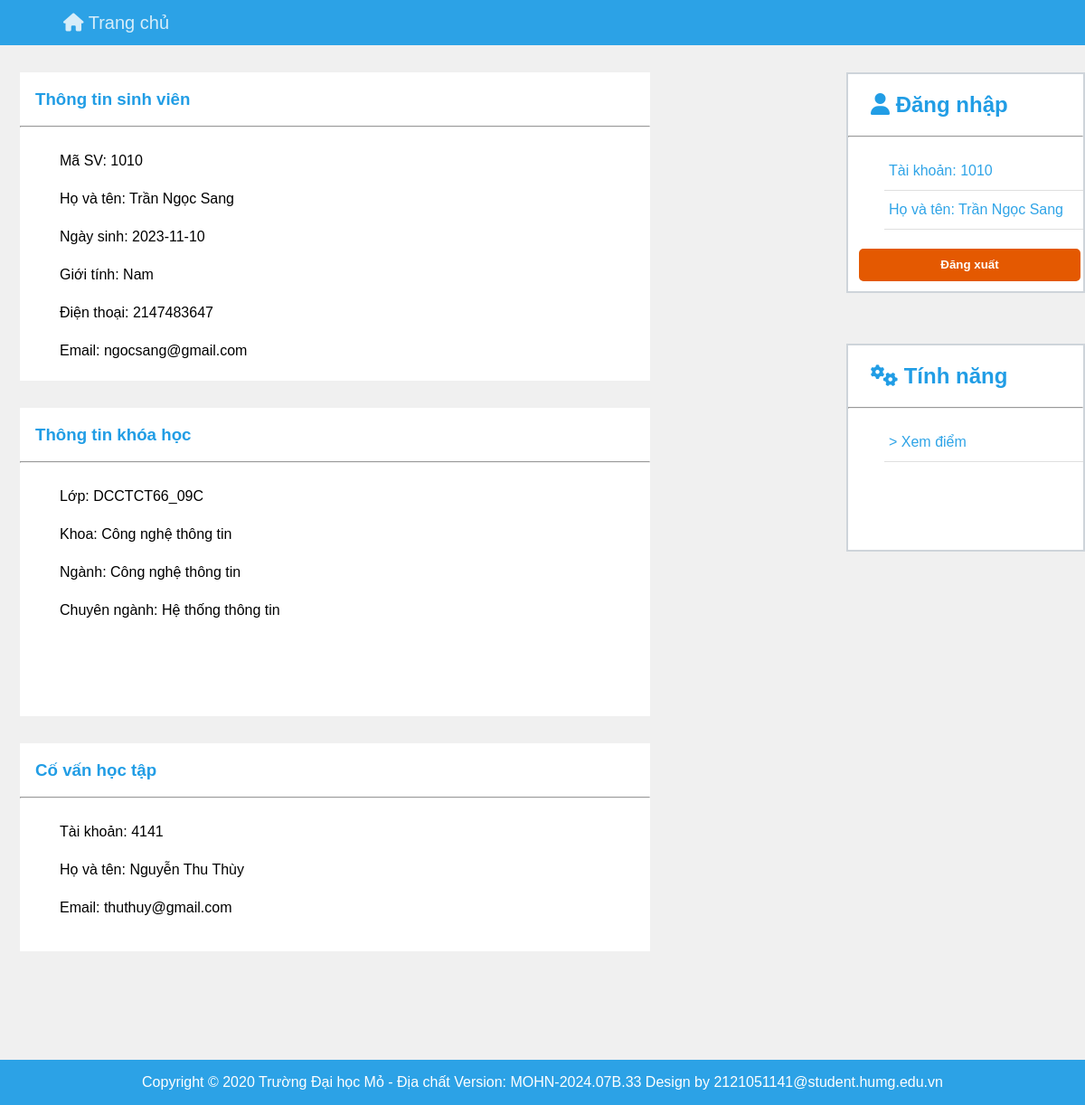
Screenshot of /web/student/home_student.php (signed in) with the database file from the repository.
### tables this page shows
CREATE TABLE `sinh_vien` (
  `msv` int(10) NOT NULL,
  `ma_lop` varchar(15) DEFAULT NULL,
  `ho_dem` varchar(50) NOT NULL,
  `ten` varchar(50) NOT NULL,
  `sdt` int(10) NOT NULL,
  `email` varchar(50) NOT NULL,
  `mat_khau` varchar(50) NOT NULL,
  `ngay_sinh` date NOT NULL,
  `gioi_tinh` varchar(10) NOT NULL
);

CREATE TABLE `khoa` (
  `ma_khoa` varchar(10) NOT NULL,
  `ten_khoa` varchar(50) NOT NULL
);

CREATE TABLE `nganh` (
  `ma_nganh` varchar(10) NOT NULL,
  `ma_khoa` varchar(10) DEFAULT NULL,
  `ten_nganh` varchar(50) NOT NULL
);

CREATE TABLE `chuyen_nganh` (
  `ma_chuyen_nganh` varchar(10) NOT NULL,
  `ma_nganh` varchar(10) DEFAULT NULL,
  `ten_chuyen_nganh` varchar(50) NOT NULL
);

CREATE TABLE `giang_vien` (
  `mgv` int(10) NOT NULL,
  `ma_khoa` varchar(10) DEFAULT NULL,
  `ho_dem` varchar(50) NOT NULL,
  `ten` varchar(50) NOT NULL,
  `sdt` int(10) NOT NULL,
  `email` varchar(50) NOT NULL,
  `mat_khau` varchar(50) NOT NULL,
  `ngay_sinh` date NOT NULL,
  `gioi_tinh` varchar(10) NOT NULL
);

### web/student/thong_tin.php (the view, shortened to what this page needs)
<?php
    include('../home/home/config.php');
    $msv = $_SESSION['msv'];
    $sql = "SELECT msv, ho_dem, ten, sdt, gioi_tinh, ngay_sinh, email, ma_lop FROM sinh_vien WHERE msv = '$msv'";
    $result = $conn->query($sql);
    if ($result->num_rows > 0) {
        while($row = $result->fetch_assoc()) {
            $msv = $row["msv"];
            $ho_dem = $row["ho_dem"];
            $ten = $row["ten"];
            $sdt = $row["sdt"];
            $email = $row["email"];
            $gioi_tinh = $row["gioi_tinh"];
            $ngay_sinh = $row["ngay_sinh"];
        }
    } else {
        echo "Không tìm được tài khoản";
    }
    $ma_lop = $_SESSION["ma_lop"];
    $ma_chuyen_nganh = $_SESSION["ma_chuyen_nganh"];
    $sql_chuyen_nganh = "SELECT ma_nganh, ten_chuyen_nganh FROM chuyen_nganh WHERE ma_chuyen_nganh = '$ma_chuyen_nganh'";
    $result_chuyen_nganh = $conn->query($sql_chuyen_nganh);
    if ($result_chuyen_nganh->num_rows > 0) {
        while($row = $result_chuyen_nganh->fetch_assoc()) {
            $ten_chuyen_nganh = $row["ten_chuyen_nganh"];
        }
    } else {
        echo "Không tìm được tài khoản";
    }
    $ma_nganh = $_SESSION["ma_nganh"];
    $sql_nganh = "SELECT ma_khoa, ten_nganh FROM nganh WHERE ma_nganh = '$ma_nganh'";
    $result_nganh = $conn->query($sql_nganh);
    if ($result_nganh->num_rows > 0) {
        while($row = $result_nganh->fetch_assoc()) {
            $ten_nganh = $row["ten_nganh"];
        }
    } else {
        echo "Không tìm được tài khoản";
    }
    $ma_khoa = $_SESSION["ma_khoa"];
    $sql_khoa = "SELECT ten_khoa FROM khoa WHERE ma_khoa = '$ma_khoa'";
    $result_khoa = $conn->query($sql_khoa);
    if ($result_khoa->num_rows > 0) {
        while($row = $result_khoa->fetch_assoc()) {
            $ten_khoa = $row["ten_khoa"];
        }
    } else {
        echo "Không tìm được tài khoản";
    }
?>
<!DOCTYPE html>
<html lang="en">
<head>
    <link rel="stylesheet" href="home_student.css">
</head>
<body>
    <div class="student_infor">
        <h3>Thông tin sinh viên</h3>
        <hr>
        <ul>
            <li>Mã SV: <?php echo $msv ; ?></li>
            <li>Họ và tên: <?php echo $ho_dem. " " . $ten ; ?></li>
            <li>Ngày sinh: <?php echo $ngay_sinh ; ?></li>
            <li>Giới tính: <?php echo $gioi_tinh ; ?></li>
            <li>Điện thoại: <?php echo $sdt ; ?></li>
            <li>Email: <?php echo $email ; ?></li>
        </ul>
    </div>
    <div class="course_infor">
        <h3>Thông tin khóa học</h3>
        <hr>
        <ul>
            <li>Lớp: <?php echo $ma_lop ; ?></li>
            <li>Khoa: <?php echo $ten_khoa ; ?></li>
            <li>Ngành: <?php echo $ten_nganh ; ?></li>
            <li>Chuyên ngành: <?php echo $ten_chuyen_nganh ; ?></li>
        </ul>
    </div>
    <?php
        $mgv = $_SESSION["mgv"];
        $sql_giang_vien = "SELECT ho_dem, ten, email, mgv FROM giang_vien WHERE mgv = '$mgv'";
        $result_giang_vien = $conn->query($sql_giang_vien);
        if ($result_giang_vien->num_rows > 0) {
            while($row = $result_giang_vien->fetch_assoc()) {
                $ho_dem = $row["ho_dem"];
                $ten = $row["ten"];
                $email = $row["email"];
            }
        } else {
            echo "Không tìm được tài khoản";
        }
    ?>
    <div class="teacher">
        <h3>Cố vấn học tập</h3>
        <hr>
        <ul>
            <li>Tài khoản: <?php echo $mgv ; ?></li>
            <li>Họ và tên: <?php echo $ho_dem. " " . $ten ; ?></li>
            <li>Email: <?php echo $email ; ?></li>
        </ul>
    </div>
    <div class="space"></div>
</body>
</html>

### web/student/menu.php (shortened to what this page needs)
<!DOCTYPE html>
<html lang="en">
<head>
    <link rel="stylesheet" href="home_teacher.css">
</head>
<body>
    <div class="login">
        <h2><i class="fa-solid fa-user"></i> Đăng nhập</h2>
        <hr>
        <ul>
        <li>Tài khoản: <?php echo $_SESSION['msv']; ?></li>
        <li>
            <?php
                include('../home/home/config.php');
                $sql = "SELECT msv, ho_dem, ten FROM sinh_vien WHERE msv = '$msv'";
                $result = $conn->query($sql);
                if ($result->num_rows > 0) {
                    while($row = $result->fetch_assoc()) {
                        echo "Họ và tên: ". $row["ho_dem"]. " " . $row["ten"] ;
                    }
                } else {
                    echo "Không tìm được tài khoản";
                }
            ?>
        </li>
        </ul>
        <button><a href="/web/home/login/logout.php"><b>Đăng xuất</b></a></button>
    </div>
    <div class="menu">
        <h2><i class="fa-solid fa-gears"></i> Tính năng</h2>
        <hr>
        <ul>
            <a href="xem_diem.php"><li>> Xem điểm</li></a>
        </ul>
    </div>
</body>
</html>

### web/student/home_student.css (style rules this page uses)
html, body { height: 100%; margin: 0; display: flex; flex-direction: column; }
html { scroll-behavior: smooth; }
body { background-color: #f0f0f0; display: flex; flex-direction: column; min-height: 100vh; }
.login { position: absolute; font-family: Arial, Helvetica, sans-serif; height: 240px; width: 270px; right: 0; top: 80px; border: 2px solid #CED4DA; background-color: #FFFFFF; }
.login h2 { margin-left: 25px; color: #219DE5; }
.login li { list-style: none; left: 0px; border-bottom: 1px solid #DFDFDF; padding: 12px 5px; color: #2FA4E7; }
.login button { margin-top: 5px; border: 2px solid #CED4DA; border-radius: 5px; background-color: #E45901; margin-left: 12px; width: 245px; height: 36px; cursor: pointer; }
.login button a { text-decoration: none; color: #FFFFFF; }
.student_infor { position: absolute; width: 697px; height: 341px; left: 22px; top: 80px; font-family: Arial, Helvetica, sans-serif; background-color: #FFFFFF; }
.student_infor h3 { padding-left: 17px; color: #219DE5; }
.student_infor li { list-style: none; padding: 12px 4px; }
.course_infor { position: absolute; width: 697px; height: 341px; left: 22px; top: 451px; font-family: Arial, Helvetica, sans-serif; background-color: #FFFFFF; }
.course_infor h3 { padding-left: 17px; color: #219DE5; }
.course_infor li { list-style: none; padding: 12px 4px; }
.teacher { position: absolute; width: 697px; height: 200px; left: 22px; padding-bottom: 30px; top: 822px; bottom: 300px; font-family: Arial, Helvetica, sans-serif; background-color: #FFFFFF; }
.teacher h3 { padding-left: 17px; color: #219DE5; }
.teacher li { list-style: none; padding: 12px 4px; }
.space { position: absolute; height: 200px; width: 697px; top: 1022px; }
.menu { position: absolute; font-family: Arial, Helvetica, sans-serif; height: 150px; width: 270px; right: 0; top: 380px; border: 2px solid #CED4DA; background-color: #FFFFFF; }
.menu h2 { margin-left: 25px; color: #219DE5; }
.menu a { list-style: none; text-decoration: none; }
.menu a li { left: 0px; border-bottom: 1px solid #DFDFDF; padding: 12px 5px; color: #2FA4E7; }

### web/teacher/home_teacher.css (style rules this page uses)
html, body { height: 100%; margin: 0; }
body { display: flex; flex-direction: column; background-color: #f0f0f0; }
.menu { position:absolute; font-family: Arial, Helvetica, sans-serif ; height: 226px; width: 260px; right: 0; top: 380px; border: 2px solid #CED4DA; background-color: #FFFFFF; }
.menu h2 { margin-left: 25px; color: #219DE5; }
.menu a { list-style: none; text-decoration: none; }
.menu a li { left: 0px; border-bottom:1px solid #DFDFDF; padding: 12px 5px; color: #2FA4E7; }
.login { position:absolute; font-family: Arial, Helvetica, sans-serif ; height: 240px; width: 260px; right: 0; top: 80px; border: 2px solid #CED4DA; background-color: #FFFFFF; }
.login h2 { margin-left: 25px; color: #219DE5; }
.login li { list-style: none; left: 0px; border-bottom:1px solid #DFDFDF; padding: 12px 5px; color: #2FA4E7; }
.login button { margin-top: 5px; border: 2px solid #E35901; border-radius: 5px; background-color: #E45901; margin-left: 12px; width: 245px; height: 36px; cursor: pointer; }
.login button a { text-decoration: none; color: #FFFFFF; }

### rows the page displays
sinh_vien: msv "1010", ho_dem "Trần Ngọc", ten "Sang", ngay_sinh "2023-11-10", gioi_tinh "Nam", sdt "2147483647", email "ngocsang@gmail.com"
khoa: ten_khoa "Công nghệ thông tin"
nganh: ten_nganh "Công nghệ thông tin"
chuyen_nganh: ten_chuyen_nganh "Hệ thống thông tin"
giang_vien: ho_dem "Nguyễn Thu", ten "Thùy", email "thuthuy@gmail.com"

### other values shown
$ma_lop "DCCTCT66_09C"
$mgv "4141"
$_SESSION['msv'] "1010"
